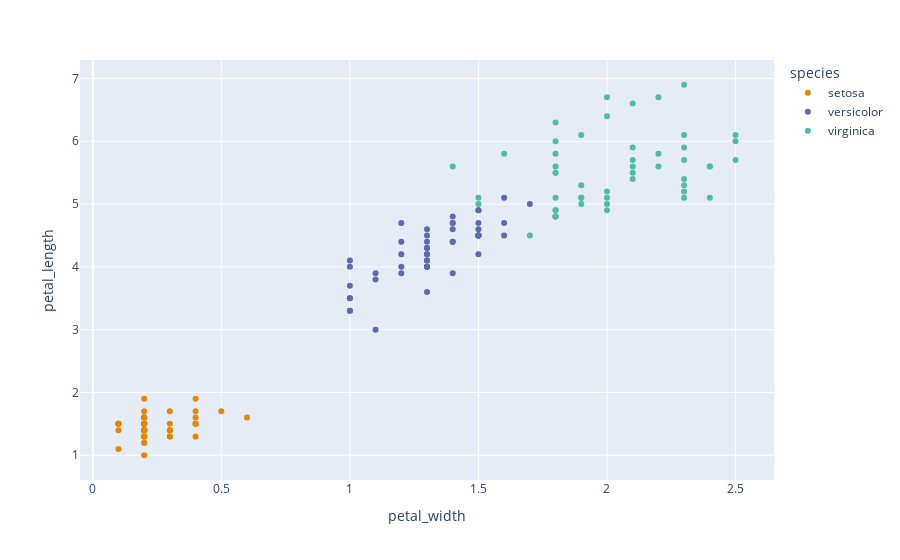

The notebook cell this image was saved under:
### Markdown cell above
## Colours blindness
- [Colour blindness](https://en.wikipedia.org/wiki/Color_blindness) affects up to 8% of men and 0.5% of women.
- Red-green is the most common problem, followed by blue-yellow, but there are many variants.
    - Each version comes with several confusions, e.g., red-green colourblindness may cause problems in distingushing:
        - cyan and grey,
        - rose-pink and grey,
        - blue and purple,
        - yellow and neon green,
        - red, green, orange, brown.
- Some sequential colourmaps are designed to be convey the differences regardless of vision type by superimposing a light-to-dark scale and yellow-to-blue scale, e.g., Cividis, Viridis, and Parula.
  
A simplified depiction of colour perception for various conditions (public domain figure from [Wikimedia Commons](https://commons.wikimedia.org/wiki/File:Color_blindness.svg))
<img src="https://github.com/khliland/IND320/blob/main/D2Dbook/images/Color_blindness.png?raw=TRUE" width="460px">

### Code cell
# Use plotly express to plot petal widths and lengths of the iris data set (imported from plotly). Colour by species. 
# Use a colour scale friendly to colour blind people.
import plotly.express as px
df = px.data.iris()
fig = px.scatter(df, x="petal_width", y="petal_length", color="species", color_discrete_sequence=px.colors.qualitative.Vivid)
fig.show()

### Figure 1 — Plotly figure (JSON) as saved in the notebook; plotly's stock layout.template omitted (floating-point values rounded to 4 significant figures)
{"data": [{"hovertemplate": "species=setosa<br>petal_width=%{x}<br>petal_length=%{y}<extra></extra>", "legendgroup": "setosa", "marker": {"color": "rgb(229, 134, 6)", "symbol": "circle"}, "mode": "markers", "name": "setosa", "orientation": "v", "showlegend": true, "type": "scatter", "x": [0.2, 0.2, 0.2, 0.2, 0.2, 0.4, 0.3, 0.2, 0.2, 0.1, 0.2, 0.2, 0.1, 0.1, 0.2, 0.4, 0.4, 0.3, 0.3, 0.3, 0.2, 0.4, 0.2, 0.5, 0.2, 0.2, 0.4, 0.2, 0.2, 0.2, 0.2, 0.4, 0.1, 0.2, 0.1, 0.2, 0.2, 0.1, 0.2, 0.2, 0.3, 0.3, 0.2, 0.6, 0.4, 0.3, 0.2, 0.2, 0.2, 0.2], "xaxis": "x", "y": [1.4, 1.4, 1.3, 1.5, 1.4, 1.7, 1.4, 1.5, 1.4, 1.5, 1.5, 1.6, 1.4, 1.1, 1.2, 1.5, 1.3, 1.4, 1.7, 1.5, 1.7, 1.5, 1, 1.7, 1.9, 1.6, 1.6, 1.5, 1.4, 1.6, 1.6, 1.5, 1.5, 1.4, 1.5, 1.2, 1.3, 1.5, 1.3, 1.5, 1.3, 1.3, 1.3, 1.6, 1.9, 1.4, 1.6, 1.4, 1.5, 1.4], "yaxis": "y"}, {"hovertemplate": "species=versicolor<br>petal_width=%{x}<br>petal_length=%{y}<extra></extra>", "legendgroup": "versicolor", "marker": {"color": "rgb(93, 105, 177)", "symbol": "circle"}, "mode": "markers", "name": "versicolor", "orientation": "v", "showlegend": true, "type": "scatter", "x": [1.4, 1.5, 1.5, 1.3, 1.5, 1.3, 1.6, 1, 1.3, 1.4, 1, 1.5, 1, 1.4, 1.3, 1.4, 1.5, 1, 1.5, 1.1, 1.8, 1.3, 1.5, 1.2, 1.3, 1.4, 1.4, 1.7, 1.5, 1, 1.1, 1, 1.2, 1.6, 1.5, 1.6, 1.5, 1.3, 1.3, 1.3, 1.2, 1.4, 1.2, 1, 1.3, 1.2, 1.3, 1.3, 1.1, 1.3], "xaxis": "x", "y": [4.7, 4.5, 4.9, 4, 4.6, 4.5, 4.7, 3.3, 4.6, 3.9, 3.5, 4.2, 4, 4.7, 3.6, 4.4, 4.5, 4.1, 4.5, 3.9, 4.8, 4, 4.9, 4.7, 4.3, 4.4, 4.8, 5, 4.5, 3.5, 3.8, 3.7, 3.9, 5.1, 4.5, 4.5, 4.7, 4.4, 4.1, 4, 4.4, 4.6, 4, 3.3, 4.2, 4.2, 4.2, 4.3, 3, 4.1], "yaxis": "y"}, {"hovertemplate": "species=virginica<br>petal_width=%{x}<br>petal_length=%{y}<extra></extra>", "legendgroup": "virginica", "marker": {"color": "rgb(82, 188, 163)", "symbol": "circle"}, "mode": "markers", "name": "virginica", "orientation": "v", "showlegend": true, "type": "scatter", "x": [2.5, 1.9, 2.1, 1.8, 2.2, 2.1, 1.7, 1.8, 1.8, 2.5, 2, 1.9, 2.1, 2, 2.4, 2.3, 1.8, 2.2, 2.3, 1.5, 2.3, 2, 2, 1.8, 2.1, 1.8, 1.8, 1.8, 2.1, 1.6, 1.9, 2, 2.2, 1.5, 1.4, 2.3, 2.4, 1.8, 1.8, 2.1, 2.4, 2.3, 1.9, 2.3, 2.5, 2.3, 1.9, 2, 2.3, 1.8], "xaxis": "x", "y": [6, 5.1, 5.9, 5.6, 5.8, 6.6, 4.5, 6.3, 5.8, 6.1, 5.1, 5.3, 5.5, 5, 5.1, 5.3, 5.5, 6.7, 6.9, 5, 5.7, 4.9, 6.7, 4.9, 5.7, 6, 4.8, 4.9, 5.6, 5.8, 6.1, 6.4, 5.6, 5.1, 5.6, 6.1, 5.6, 5.5, 4.8, 5.4, 5.6, 5.1, 5.1, 5.9, 5.7, 5.2, 5, 5.2, 5.4, 5.1], "yaxis": "y"}], "layout": {"legend": {"title": {"text": "species"}, "tracegroupgap": 0}, "margin": {"t": 60}, "xaxis": {"anchor": "y", "domain": [0, 1], "title": {"text": "petal_width"}}, "yaxis": {"anchor": "x", "domain": [0, 1], "title": {"text": "petal_length"}}}}
